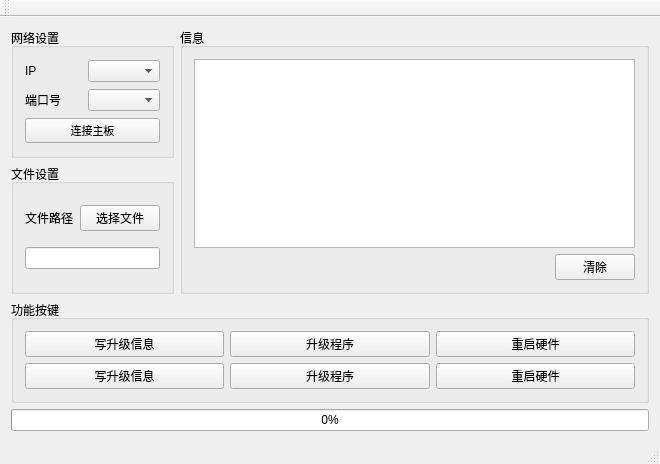
<?xml version="1.0" encoding="UTF-8"?>
<ui version="4.0">
 <class>MainWindow</class>
 <widget class="QMainWindow" name="MainWindow">
  <property name="geometry">
   <rect>
    <x>0</x>
    <y>0</y>
    <width>660</width>
    <height>464</height>
   </rect>
  </property>
  <property name="windowTitle">
   <string>MainWindow</string>
  </property>
  <property name="windowIcon">
   <iconset resource="../CodeTest/stm32_iap/Qt_BMS_485IAP_V2/qwe.qrc">
    <normaloff>:/src/write2file.png</normaloff>:/src/write2file.png</iconset>
  </property>
  <widget class="QWidget" name="centralWidget">
   <layout class="QGridLayout" name="gridLayout_5">
    <item row="0" column="0">
     <widget class="QGroupBox" name="groupBox">
      <property name="title">
       <string>网络设置</string>
      </property>
      <layout class="QGridLayout" name="gridLayout" rowstretch="0,0,0">
       <item row="0" column="0">
        <widget class="QLabel" name="label">
         <property name="text">
          <string>IP</string>
         </property>
        </widget>
       </item>
       <item row="0" column="1">
        <widget class="QComboBox" name="combo_ip"/>
       </item>
       <item row="1" column="1">
        <widget class="QComboBox" name="combo_port"/>
       </item>
       <item row="1" column="0">
        <widget class="QLabel" name="label_2">
         <property name="text">
          <string>端口号</string>
         </property>
        </widget>
       </item>
       <item row="2" column="0" colspan="2">
        <widget class="QPushButton" name="btn_net">
         <property name="font">
          <font>
           <family>Agency FB</family>
           <pointsize>8</pointsize>
          </font>
         </property>
         <property name="text">
          <string>连接主板</string>
         </property>
        </widget>
       </item>
      </layout>
     </widget>
    </item>
    <item row="0" column="1" rowspan="2">
     <widget class="QGroupBox" name="groupBox_4">
      <property name="title">
       <string>信息</string>
      </property>
      <layout class="QGridLayout" name="gridLayout_4">
       <item row="0" column="0" colspan="2">
        <widget class="QTextBrowser" name="textBrowser"/>
       </item>
       <item row="1" column="0">
        <spacer name="horizontalSpacer">
         <property name="orientation">
          <enum>Qt::Horizontal</enum>
         </property>
         <property name="sizeHint" stdset="0">
          <size>
           <width>278</width>
           <height>20</height>
          </size>
         </property>
        </spacer>
       </item>
       <item row="1" column="1">
        <widget class="QPushButton" name="btn_cleaar">
         <property name="text">
          <string>清除</string>
         </property>
        </widget>
       </item>
      </layout>
     </widget>
    </item>
    <item row="1" column="0">
     <widget class="QGroupBox" name="groupBox_2">
      <property name="title">
       <string>文件设置</string>
      </property>
      <layout class="QGridLayout" name="gridLayout_2">
       <item row="0" column="0">
        <widget class="QLabel" name="label_3">
         <property name="text">
          <string>文件路径</string>
         </property>
        </widget>
       </item>
       <item row="0" column="1">
        <widget class="QPushButton" name="btn_file">
         <property name="text">
          <string>选择文件</string>
         </property>
        </widget>
       </item>
       <item row="1" column="0" colspan="2">
        <widget class="QLineEdit" name="lineEdit"/>
       </item>
      </layout>
     </widget>
    </item>
    <item row="2" column="0" colspan="2">
     <widget class="QGroupBox" name="groupBox_3">
      <property name="title">
       <string>功能按键</string>
      </property>
      <layout class="QGridLayout" name="gridLayout_3">
       <item row="2" column="0">
        <widget class="QPushButton" name="btn_write_2">
         <property name="text">
          <string>写升级信息</string>
         </property>
        </widget>
       </item>
       <item row="2" column="1">
        <widget class="QPushButton" name="btn_update_2">
         <property name="text">
          <string>升级程序</string>
         </property>
        </widget>
       </item>
       <item row="1" column="0">
        <widget class="QPushButton" name="btn_write">
         <property name="text">
          <string>写升级信息</string>
         </property>
        </widget>
       </item>
       <item row="1" column="1">
        <widget class="QPushButton" name="btn_update">
         <property name="text">
          <string>升级程序</string>
         </property>
        </widget>
       </item>
       <item row="2" column="3">
        <widget class="QPushButton" name="btn_reset_2">
         <property name="text">
          <string>重启硬件</string>
         </property>
        </widget>
       </item>
       <item row="1" column="3">
        <widget class="QPushButton" name="btn_reset">
         <property name="text">
          <string>重启硬件</string>
         </property>
        </widget>
       </item>
      </layout>
     </widget>
    </item>
    <item row="3" column="0" colspan="2">
     <widget class="QProgressBar" name="progressBar">
      <property name="value">
       <number>0</number>
      </property>
     </widget>
    </item>
   </layout>
  </widget>
  <widget class="QToolBar" name="mainToolBar">
   <property name="iconSize">
    <size>
     <width>24</width>
     <height>24</height>
    </size>
   </property>
   <attribute name="toolBarArea">
    <enum>TopToolBarArea</enum>
   </attribute>
   <attribute name="toolBarBreak">
    <bool>false</bool>
   </attribute>
  </widget>
  <widget class="QStatusBar" name="statusBar"/>
 </widget>
 <layoutdefault spacing="6" margin="11"/>
 <resources/>
 <connections/>
</ui>
